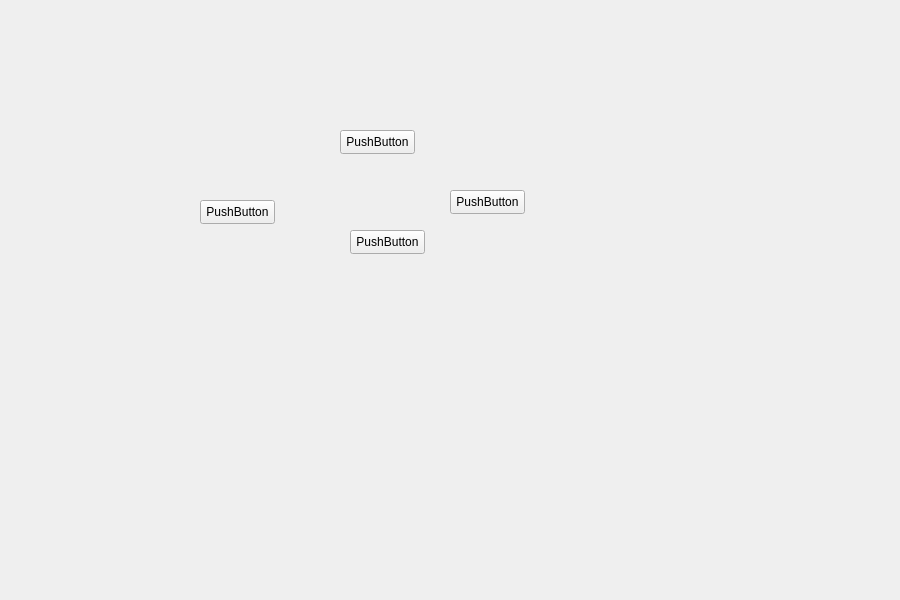
<?xml version="1.0" encoding="UTF-8"?>
<ui version="4.0">
 <class>Terreneitor</class>
 <widget class="QWidget" name="Terreneitor">
  <property name="geometry">
   <rect>
    <x>0</x>
    <y>0</y>
    <width>900</width>
    <height>600</height>
   </rect>
  </property>
  <property name="minimumSize">
   <size>
    <width>900</width>
    <height>600</height>
   </size>
  </property>
  <property name="maximumSize">
   <size>
    <width>900</width>
    <height>600</height>
   </size>
  </property>
  <property name="windowTitle">
   <string>Form</string>
  </property>
  <widget class="QPushButton" name="btn_adelante">
   <property name="geometry">
    <rect>
     <x>340</x>
     <y>130</y>
     <width>75</width>
     <height>24</height>
    </rect>
   </property>
   <property name="text">
    <string>PushButton</string>
   </property>
  </widget>
  <widget class="QPushButton" name="btn_izquierda">
   <property name="geometry">
    <rect>
     <x>200</x>
     <y>200</y>
     <width>75</width>
     <height>24</height>
    </rect>
   </property>
   <property name="text">
    <string>PushButton</string>
   </property>
  </widget>
  <widget class="QPushButton" name="btn_derecha">
   <property name="geometry">
    <rect>
     <x>450</x>
     <y>190</y>
     <width>75</width>
     <height>24</height>
    </rect>
   </property>
   <property name="text">
    <string>PushButton</string>
   </property>
  </widget>
  <widget class="QPushButton" name="btn_atras">
   <property name="geometry">
    <rect>
     <x>350</x>
     <y>230</y>
     <width>75</width>
     <height>24</height>
    </rect>
   </property>
   <property name="text">
    <string>PushButton</string>
   </property>
  </widget>
 </widget>
 <resources/>
 <connections/>
</ui>
